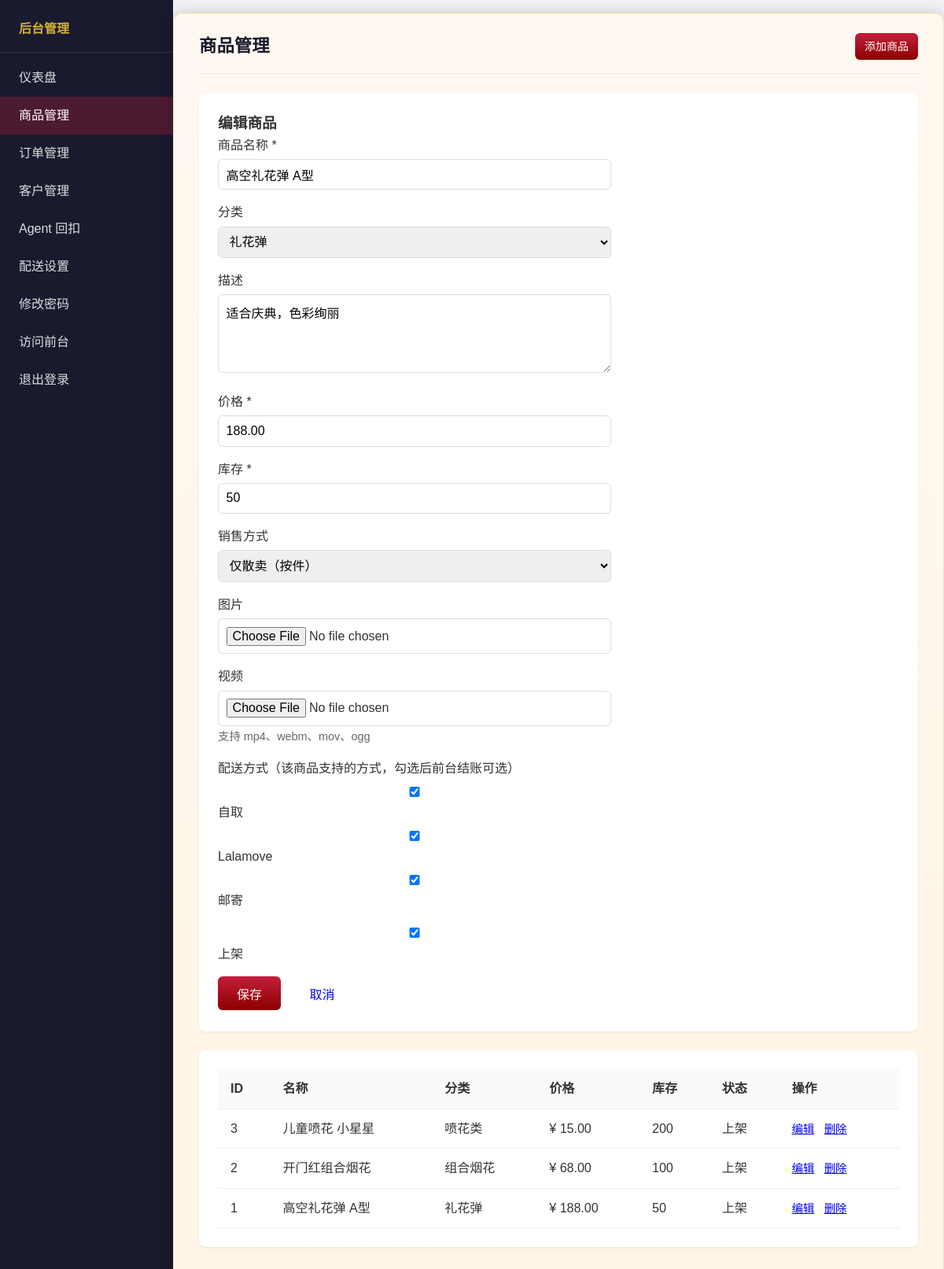
Screenshot of /admin/products.php?action=edit&id=1 (signed in) with the database file from the repository.
### tables this page shows
CREATE TABLE IF NOT EXISTS products (
    id INT AUTO_INCREMENT PRIMARY KEY,
    category_id INT DEFAULT NULL,
    name VARCHAR(200) NOT NULL,
    description TEXT,
    price DECIMAL(10,2) NOT NULL DEFAULT 0,
    stock INT NOT NULL DEFAULT 0,
    image VARCHAR(255) DEFAULT NULL,
    video VARCHAR(255) DEFAULT NULL,
    is_active TINYINT(1) DEFAULT 1,
    allow_self_pickup TINYINT(1) DEFAULT 1,
    allow_lalamove TINYINT(1) DEFAULT 1,
    allow_mail TINYINT(1) DEFAULT 1,
    sell_type VARCHAR(20) DEFAULT 'piece' COMMENT 'piece=仅散卖 box=仅按箱 both=箱+散',
    box_pieces INT DEFAULT NULL COMMENT '每箱件数，按箱时用',
    price_box DECIMAL(10,2) DEFAULT NULL COMMENT '每箱价格',
    agent_rebate DECIMAL(10,2) DEFAULT NULL COMMENT 'Agent回扣金额，折后价=原价-回扣，不填则显示原价',
    agent_rebate_box DECIMAL(10,2) DEFAULT NULL COMMENT 'Agent按箱回扣，不填则箱价不变',
    created_at TIMESTAMP DEFAULT CURRENT_TIMESTAMP,
    updated_at TIMESTAMP DEFAULT CURRENT_TIMESTAMP ON UPDATE CURRENT_TIMESTAMP,
    FOREIGN KEY (category_id) REFERENCES categories(id) ON DELETE SET NULL
);

CREATE TABLE IF NOT EXISTS categories (
    id INT AUTO_INCREMENT PRIMARY KEY,
    name VARCHAR(50) NOT NULL,
    sort_order INT DEFAULT 0
);

### admin/products.php (the view, shortened to what this page needs)
<?php
require_once __DIR__ . '/../config.php';
$categories = $pdo->query("SELECT id, name FROM categories ORDER BY sort_order")->fetchAll();
$action = $_GET['action'] ?? 'list';
$id = isset($_GET['id']) ? (int)$_GET['id'] : 0;
$product = null;
if ($action === 'edit' && $id) {
    $stmt = $pdo->prepare("SELECT * FROM products WHERE id = ?");
    $stmt->execute([$id]);
    $product = $stmt->fetch();
}
$products = $pdo->query("SELECT p.*, c.name AS category_name FROM products p LEFT JOIN categories c ON p.category_id = c.id ORDER BY p.id DESC")->fetchAll();
?>
<!DOCTYPE html>
<html lang="zh-CN">
<head>
    <link rel="stylesheet" href="<?php echo BASE_PATH; ?>assets/css/style.css">
    <link rel="stylesheet" href="<?php echo BASE_PATH; ?>assets/css/admin.css">
</head>
<body>
<div class="admin-layout">
    <aside class="admin-sidebar">
        <div class="brand">后台管理</div>
        <a href="index.php">仪表盘</a>
        <a href="products.php" class="active">商品管理</a>
        <a href="orders.php">订单管理</a>
        <a href="customers.php">客户管理</a>
        <a href="agent_rebate.php">Agent 回扣</a>
        <a href="delivery_settings.php">配送设置</a>
        <a href="change_password.php">修改密码</a>
        <a href="<?php echo BASE_PATH; ?>index.php" target="_blank">访问前台</a>
        <a href="logout.php">退出登录</a>
    </aside>
    <main class="admin-main">
        <div class="admin-header">
            <h2>商品管理</h2>
            <a href="?action=add" class="btn btn-primary btn-sm">添加商品</a>
        </div>
        <?php if ($action === 'add' || $action === 'edit'): ?>
        <div class="admin-card">
            <h3><?php echo $action === 'add' ? '添加商品' : '编辑商品'; ?></h3>
            <form method="post" enctype="multipart/form-data" style="max-width:500px;">
                <div class="form-group">
                    <label>商品名称 *</label>
                    <input type="text" name="name" required value="<?php echo $product ? htmlspecialchars($product['name']) : ''; ?>">
                </div>
                <div class="form-group">
                    <label>分类</label>
                    <select name="category_id">
                        <?php foreach ($categories as $c): ?>
                            <option value="<?php echo $c['id']; ?>" <?php echo ($product && $product['category_id'] == $c['id']) ? 'selected' : ''; ?>><?php echo htmlspecialchars($c['name']); ?></option>
                        <?php endforeach; ?>
                    </select>
                </div>
                <div class="form-group">
                    <label>描述</label>
                    <textarea name="description"><?php echo $product ? htmlspecialchars($product['description']) : ''; ?></textarea>
                </div>
                <div class="form-group">
                    <label>价格 *</label>
                    <input type="number" name="price" step="0.01" required value="<?php echo $product ? $product['price'] : ''; ?>">
                </div>
                <div class="form-group">
                    <label>库存 *</label>
                    <input type="number" name="stock" min="0" required value="<?php echo $product ? $product['stock'] : '0'; ?>">
                </div>
                <div class="form-group">
                    <label>销售方式</label>
                    <select name="sell_type" id="sellType">
                        <option value="piece" <?php echo ($product['sell_type'] ?? 'piece') === 'piece' ? 'selected' : ''; ?>>仅散卖（按件）</option>
                    </select>
                </div>
                <div class="form-group">
                    <label>图片</label>
                    <input type="file" name="image" accept="image/*">
                </div>
                <div class="form-group">
                    <label>视频</label>
                    <input type="file" name="video" accept="video/mp4,video/webm,video/quicktime,video/ogg">
                    <span style="color:#666;font-size:0.9em;">支持 mp4、webm、mov、ogg</span>
                </div>
                <div class="form-group">
                    <label>配送方式（该商品支持的方式，勾选后前台结账可选）</label>
                    <label style="display:block;"><input type="checkbox" name="allow_self_pickup" value="1" <?php echo (!isset($product['allow_self_pickup']) || $product['allow_self_pickup']) ? 'checked' : ''; ?>> 自取</label>
                    <label style="display:block;"><input type="checkbox" name="allow_lalamove" value="1" <?php echo (!isset($product['allow_lalamove']) || $product['allow_lalamove']) ? 'checked' : ''; ?>> Lalamove</label>
                    <label style="display:block;"><input type="checkbox" name="allow_mail" value="1" <?php echo (!isset($product['allow_mail']) || $product['allow_mail']) ? 'checked' : ''; ?>> 邮寄</label>
                </div>
                <div class="form-group">
                    <label><input type="checkbox" name="is_active" value="1" <?php echo (!$product || $product['is_active']) ? 'checked' : ''; ?>> 上架</label>
                </div>
                <button type="submit" class="btn btn-primary">保存</button>
                <a href="products.php" class="btn" style="margin-left:0.5rem;">取消</a>
            </form>
        </div>
        <?php endif; ?>
        <div class="admin-card">
            <table class="admin-table">
                <thead>
                    <tr>
                        <th>ID</th><th>名称</th><th>分类</th><th>价格</th><th>库存</th><th>状态</th><th>操作</th>
                    </tr>
                </thead>
                <tbody>
                    <?php foreach ($products as $p): ?>
                    <tr>
                        <td><?php echo $p['id']; ?></td>
                        <td><?php echo htmlspecialchars($p['name']); ?></td>
                        <td><?php echo htmlspecialchars($p['category_name'] ?? '-'); ?></td>
                        <td>¥ <?php echo number_format($p['price'], 2); ?></td>
                        <td><?php echo $p['stock']; ?></td>
                        <td><?php echo $p['is_active'] ? '上架' : '下架'; ?></td>
                        <td class="admin-actions">
                            <a href="?action=edit&id=<?php echo $p['id']; ?>">编辑</a>
                            <a href="?action=delete&id=<?php echo $p['id']; ?>" onclick="return confirm('确定删除？');">删除</a>
                        </td>
                    </tr>
                    <?php endforeach; ?>
                </tbody>
            </table>
        </div>
    </main>
</div>
</body>
</html>

### assets/css/style.css (style rules this page uses)
:root { --primary: #c41e3a; --primary-dark: #8b0000; --gold: #d4af37; --gold-dark: #b8860b; --dark: #2d0a0a; }
* { box-sizing: border-box; margin: 0; padding: 0; }
body { font-family: 'Microsoft YaHei', 'PingFang SC', sans-serif; background: linear-gradient(145deg, #2d0a0a 0%, #5c1a1a 35%, #8b2500 70%, #1a0a0a 100%); color: #333; min-height: 100vh; line-height: 1.6; }
main { min-height: 60vh; background: linear-gradient(180deg, rgba(255,248,240,0.98) 0%, rgba(255,245,230,0.98) 100%); border-radius: 12px; padding: 2rem; margin-top: 1rem; box-shadow: 0 4px 20px rgba(0,0,0,0.25), inset 0 1px 0 rgba(212,175,55,0.15); border: 1px solid rgba(184,134,11,0.2); }
.form-group { margin-bottom: 1rem; }
.form-group label { display: block; margin-bottom: 0.3rem; font-weight: 500; }
.form-group input, .form-group textarea { width: 100%; padding: 0.6rem; border: 1px solid #ddd; border-radius: 6px; font-size: 1rem; }
.form-group textarea { min-height: 100px; resize: vertical; }
.btn { padding: 0.6rem 1.5rem; border: none; border-radius: 6px; cursor: pointer; font-size: 1rem; text-decoration: none; display: inline-block; }
.btn-primary { background: linear-gradient(180deg, #c41e3a 0%, #8b0000 100%); color: #fff; }

### assets/css/admin.css (style rules this page uses)
.admin-layout { display: flex; min-height: 100vh; background: #f0f2f5; }
.admin-sidebar { width: 220px; background: #1a1a2e; color: #fff; padding: 1.5rem 0; }
.admin-sidebar a { display: block; padding: 0.7rem 1.5rem; color: rgba(255,255,255,0.85); text-decoration: none; }
.admin-sidebar a:hover, .admin-sidebar a.active { background: rgba(196,30,58,0.3); color: #fff; }
.admin-sidebar .brand { padding: 0 1.5rem 1rem; font-weight: bold; color: #d4af37; border-bottom: 1px solid rgba(255,255,255,0.1); margin-bottom: 0.5rem; }
.admin-main { flex: 1; padding: 1.5rem 2rem; overflow: auto; }
.admin-header { display: flex; justify-content: space-between; align-items: center; margin-bottom: 1.5rem; padding-bottom: 1rem; border-bottom: 1px solid #e8e8e8; }
.admin-header h2 { color: #1a1a2e; font-size: 1.4rem; }
.admin-card { background: #fff; border-radius: 8px; box-shadow: 0 1px 3px rgba(0,0,0,0.08); padding: 1.5rem; margin-bottom: 1.5rem; }
.admin-table { width: 100%; border-collapse: collapse; }
.admin-table th, .admin-table td { padding: 0.75rem 1rem; text-align: left; border-bottom: 1px solid #eee; }
.admin-table th { background: #fafafa; font-weight: 600; }
.admin-actions a, .admin-actions button { margin-right: 0.5rem; font-size: 0.9rem; }
.btn-sm { padding: 0.35rem 0.75rem; font-size: 0.875rem; }
.admin-card select { width: 100%; padding: 0.6rem; border: 1px solid #ddd; border-radius: 6px; font-size: 1rem; }

### rows the page displays
products: name "高空礼花弹 A型", category_id "礼花弹", description "适合庆典，色彩绚丽", price "188.00", stock "50", sell_type "仅散卖（按件）", allow_self_pickup "☑", allow_lalamove "☑", allow_mail "☑", is_active "☑", id "1", category.name "礼花弹", shows "上架"
products: id "3", name "儿童喷花 小星星", category.name "喷花类", price "15.00", stock "200", is_active "上架"
products: id "2", name "开门红组合烟花", category.name "组合烟花", price "68.00", stock "100", is_active "上架"
